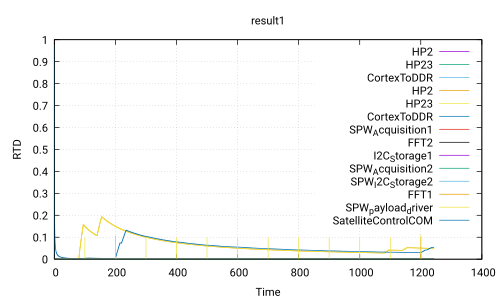

Write gnuplot code to recreate this figure.
 set title 'result1'
 set ylabel 'RTD'
 set xlabel 'Time'
 set grid
 set term pdf
 set output 'Use_case_DoubleCamera_noSafety.ATIPPIC0.executable220.0_60.0.pdf'
 plot 'Use_case_DoubleCamera_noSafety.ATIPPIC0.executable220.0_60.0.csv' using 1:2 with lines title 'HP2','Use_case_DoubleCamera_noSafety.ATIPPIC0.executable220.0_60.0.csv' using 1:3 with lines title 'HP23','Use_case_DoubleCamera_noSafety.ATIPPIC0.executable220.0_60.0.csv' using 1:4 with lines title 'CortexToDDR','Use_case_DoubleCamera_noSafety.ATIPPIC0.executable220.0_60.0.csv' using 1:5 with lines title 'HP2','Use_case_DoubleCamera_noSafety.ATIPPIC0.executable220.0_60.0.csv' using 1:6 with lines title 'HP23','Use_case_DoubleCamera_noSafety.ATIPPIC0.executable220.0_60.0.csv' using 1:7 with lines title 'CortexToDDR','Use_case_DoubleCamera_noSafety.ATIPPIC0.executable220.0_60.0.csv' using 1:8 with lines title 'SPW_Acquisition1','Use_case_DoubleCamera_noSafety.ATIPPIC0.executable220.0_60.0.csv' using 1:9 with lines title 'FFT2','Use_case_DoubleCamera_noSafety.ATIPPIC0.executable220.0_60.0.csv' using 1:10 with lines title 'I2C_Storage1','Use_case_DoubleCamera_noSafety.ATIPPIC0.executable220.0_60.0.csv' using 1:11 with lines title 'SPW_Acquisition2','Use_case_DoubleCamera_noSafety.ATIPPIC0.executable220.0_60.0.csv' using 1:12 with lines title 'SPW_I2C_Storage2','Use_case_DoubleCamera_noSafety.ATIPPIC0.executable220.0_60.0.csv' using 1:13 with lines title 'FFT1','Use_case_DoubleCamera_noSafety.ATIPPIC0.executable220.0_60.0.csv' using 1:14 with lines title 'SPW_payload_driver','Use_case_DoubleCamera_noSafety.ATIPPIC0.executable220.0_60.0.csv' using 1:15 with lines title 'SatelliteControlCOM'
